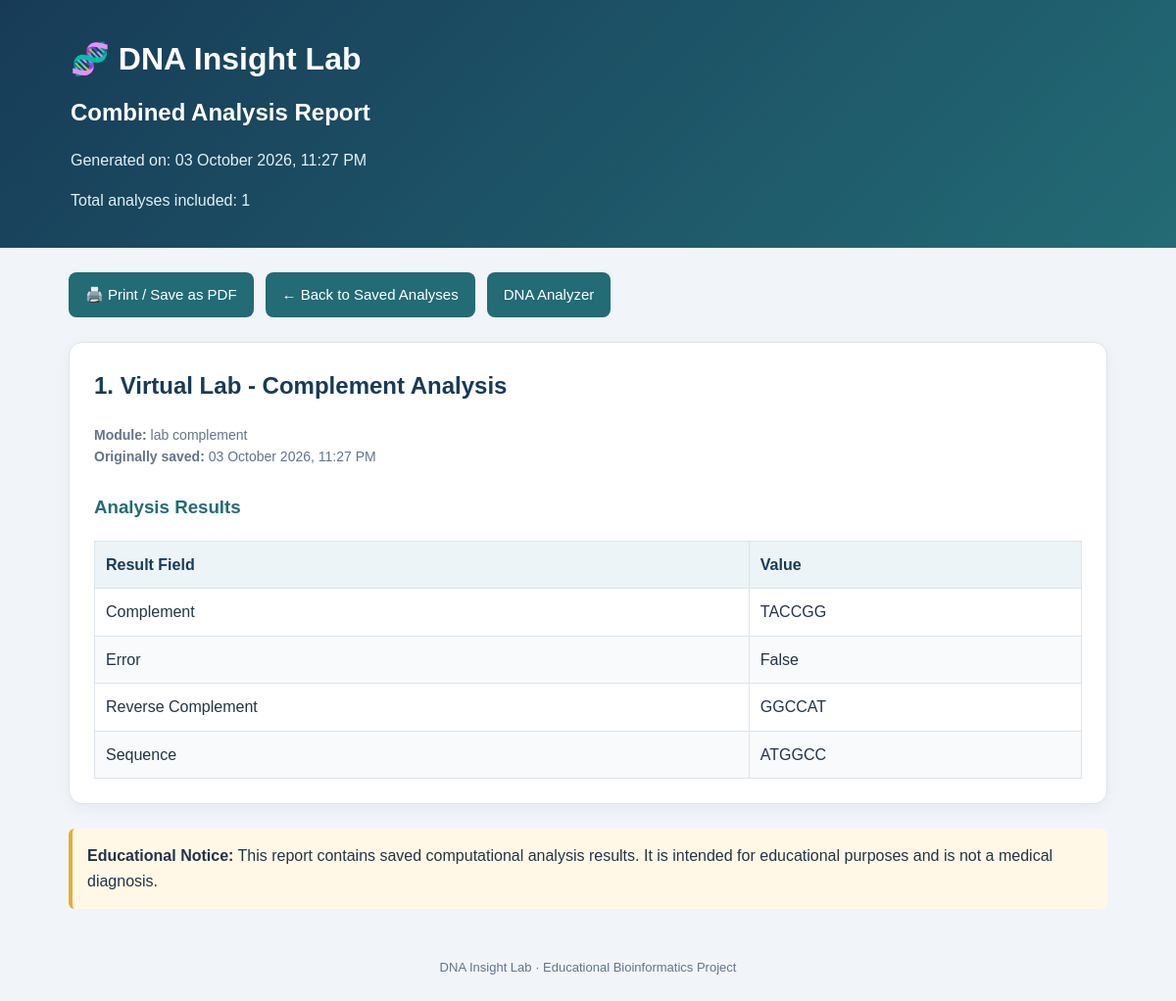
The app's page /report/view/6 with its own data.
### tables this page shows
CREATE TABLE saved_analyses (
            id INTEGER PRIMARY KEY AUTOINCREMENT,
            module TEXT NOT NULL,
            title TEXT NOT NULL,
            details TEXT NOT NULL,
            created_at TEXT NOT NULL
        );

### app.py (the view)
@app.route("/report/view/<int:analysis_id>")
def view_saved_analysis(analysis_id):
    connection = sqlite3.connect(DATABASE)
    connection.row_factory = sqlite3.Row
    try:
        row = connection.execute(
            """
            SELECT id, module, title, details, created_at
            FROM saved_analyses
            WHERE id = ?
            """,
            (analysis_id,)
        ).fetchone()
    finally:
        connection.close()
    if row is None:
        return ("Saved analysis not found.", 404)
    try:
        details = json.loads(row["details"])
    except (json.JSONDecodeError, TypeError):
        return ("Saved analysis data could not be read.", 500)
    analysis = {
        "id": row["id"],
        "module": row["module"],
        "title": row["title"],
        "details": details,
        "created_at": row["created_at"]
    }
    module = row["module"].strip().lower()
    if module == "dna matching":
        return render_template(
            "saved_matching.html",
            analysis=analysis
        )
    elif module == "mutation analysis":
        return render_template(
            "saved_mutation.html",
            analysis=analysis
        )
    else:
        return render_template(
            "combined_report.html",
            analyses=[analysis],
            generated_at=row["created_at"]
        )

### templates/combined_report.html (shortened to what this page needs)
<!DOCTYPE html>
<html lang="en">
<head>
</head>
<body>
<header class="header">
    <h1>🧬 DNA Insight Lab</h1>
    <h2 style="color:white; margin:10px 0;">Combined Analysis Report</h2>
    <p>Generated on: {{ generated_at }}</p>
    <p>Total analyses included: {{ analyses|length }}</p>
</header>
<main class="container">
    <div class="actions">
        <button class="button" onclick="window.print()">
            🖨️ Print / Save as PDF
        </button>
        <a class="button" href="{{ url_for('saved_reports') }}">
            ← Back to Saved Analyses
        </a>
        <a class="button" href="{{ url_for('home') }}">
            DNA Analyzer
        </a>
    </div>
    {% for analysis in analyses %}
    <section class="report-card">
        <h2>{{ loop.index }}. {{ analysis.title }}</h2>
        <p class="meta">
            <strong>Module:</strong> {{ analysis.module }}<br>
            <strong>Originally saved:</strong> {{ analysis.created_at }}
        </p>
        {% set d = analysis.details %}
        {% if d.sequence is defined and d.length is defined %}
            <h3>🧬 Input DNA Sequence</h3>
            <div class="sequence-box">{{ d.sequence }}</div>
            <div class="summary-grid">
                <div class="summary-item">
                    <span class="label">Sequence Length</span>
                    <span class="value">{{ d.length }}</span>
                </div>
                <div class="summary-item">
                    <span class="label">GC Content</span>
                    <span class="value">{{ "%.2f"|format(d.GC|float) }}%</span>
                </div>
                <div class="summary-item">
                    <span class="label">AT Content</span>
                    <span class="value">{{ "%.2f"|format(d.AT|float) }}%</span>
                </div>
            </div>
            <h3>📊 Nucleotide Count</h3>
            <table class="data-table">
                <thead>
                    <tr>
                        <th>Nucleotide</th>
                        <th>Count</th>
                    </tr>
                </thead>
                <tbody>
                    <tr><td>A (Adenine)</td><td>{{ d.A }}</td></tr>
                    <tr><td>T (Thymine)</td><td>{{ d.T }}</td></tr>
                    <tr><td>G (Guanine)</td><td>{{ d.G }}</td></tr>
                    <tr><td>C (Cytosine)</td><td>{{ d.C }}</td></tr>
                </tbody>
            </table>
            {% if d.reverse_complement is defined %}
                <h3>🔄 Reverse Complement</h3>
                <div class="sequence-box">{{ d.reverse_complement }}</div>
            {% endif %}
            {% if d.rna is defined %}
                <h3>🧬 DNA → RNA</h3>
                <div class="sequence-box">{{ d.rna }}</div>
            {% endif %}
            {% if d.protein is defined %}
                <h3>🧪 Protein Sequence</h3>
                <div class="sequence-box">
                    {{ d.protein if d.protein else "No protein sequence produced." }}
                </div>
            {% endif %}
            {% if d.codons is defined %}
                <h3>Codon Analysis</h3>
                {% if d.codons %}
                    <table class="data-table">
                        <thead>
                            <tr>
                                <th>Codon</th>
                                <th>Amino Acid</th>
                                <th>Symbol</th>
                            </tr>
                        </thead>
                        <tbody>
                            {% for codon in d.codons %}
                            <tr>
                                <td>{{ codon.codon }}</td>
                                <td>{{ codon.amino_acid_name }}</td>
                                <td>{{ codon.amino_acid }}</td>
                            </tr>
                            {% endfor %}
                        </tbody>
                    </table>
                {% else %}
                    <p class="empty">No codon results available.</p>
                {% endif %}
            {% endif %}
            {% if d.orfs is defined %}
                <h3>ORF Detection</h3>
                {% if d.orfs %}
                    {% for orf in d.orfs %}
                        <p><strong>ORF {{ loop.index }}</strong></p>
                        <table class="data-table">
                            <tbody>
                                <tr><th>Start Position</th><td>{{ orf.start }}</td></tr>
                                <tr><th>End Position</th><td>{{ orf.end }}</td></tr>
                                <tr><th>Length</th><td>{{ orf.length }} bases</td></tr>
                                <tr><th>Sequence</th><td>{{ orf.sequence }}</td></tr>
                            </tbody>
                        </table>
                    {% endfor %}
                {% else %}
                    <p>No complete ORF detected.</p>
                {% endif %}
            {% endif %}
        {% else %}
            <h3>Analysis Results</h3>
            {% if d %}
                <table class="data-table">
                    <thead>
                        <tr>
                            <th>Result Field</th>
                            <th>Value</th>
                        </tr>
                    </thead>
                    <tbody>
                        {% for key, value in d.items() %}
                        <tr>
                            <td>{{ key|replace('_', ' ')|title }}</td>
                            <td>
                                {% if value is mapping or value is sequence and value is not string %}
                                    <pre style="white-space:pre-wrap; overflow-wrap:anywhere; margin:0;">{{ value|tojson(indent=2) }}</pre>
                                {% else %}
                                    {{ value }}
                                {% endif %}
                            </td>
                        </tr>
                        {% endfor %}
                    </tbody>
                </table>
            {% else %}
                <p class="empty">No result details were saved.</p>
            {% endif %}
        {% endif %}
    </section>
    {% endfor %}
    <div class="note">
        <strong>Educational Notice:</strong>
        This report contains saved computational analysis results.
        It is intended for educational purposes and is not a medical diagnosis.
    </div>
</main>
<footer class="footer">
    DNA Insight Lab · Educational Bioinformatics Project
</footer>
</body>
</html>

### templates/combined_report.html (style rules this page uses)
* { box-sizing: border-box; }
body { margin: 0; font-family: Arial, Helvetica, sans-serif; background: #f1f5f9; color: #243447; line-height: 1.6; }
.header { background: linear-gradient(135deg, #173b57, #236b75); color: white; padding: 35px 6%; }
.header h1 { margin: 0; font-size: 32px; }
.header p { color: #e2f1f5; margin-bottom: 0; }
.container { max-width: 1100px; margin: 25px auto; padding: 0 20px; }
.actions { display: flex; flex-wrap: wrap; gap: 12px; margin-bottom: 25px; }
.button { display: inline-block; padding: 11px 17px; background: #236b75; color: white; text-decoration: none; border-radius: 8px; border: none; cursor: pointer; font-size: 15px; }
.report-card { background: white; padding: 25px; margin-bottom: 25px; border: 1px solid #dce5ec; border-radius: 14px; box-shadow: 0 4px 15px rgba(15, 23, 42, 0.05); page-break-inside: avoid; }
h2 { color: #173b57; margin-top: 0; }
h3 { color: #236b75; margin-top: 25px; }
.meta { color: #64748b; font-size: 14px; }
.data-table { width: 100%; border-collapse: collapse; margin-top: 12px; }
.data-table th, .data-table td { padding: 11px; border: 1px solid #dce5ec; text-align: left; overflow-wrap: anywhere; }
.data-table th { background: #edf4f7; color: #173b57; }
.data-table tr:nth-child(even) { background: #f8fafc; }
.note { background: #fff8e7; border-left: 4px solid #e7ad39; padding: 15px; border-radius: 6px; margin-top: 25px; }
.footer { text-align: center; color: #64748b; font-size: 13px; padding: 25px; }

### records on screen
saved_analyses: created_at "03 October 2026, 11:27 PM", title "Virtual Lab - Complement Analysis", module "lab complement", d "Complement" "Error" "Reverse Complement" "Sequence", d "TACCGG" "False" "GGCCAT" "ATGGCC"

### other values on screen
{{ analyses|length }} "1"
